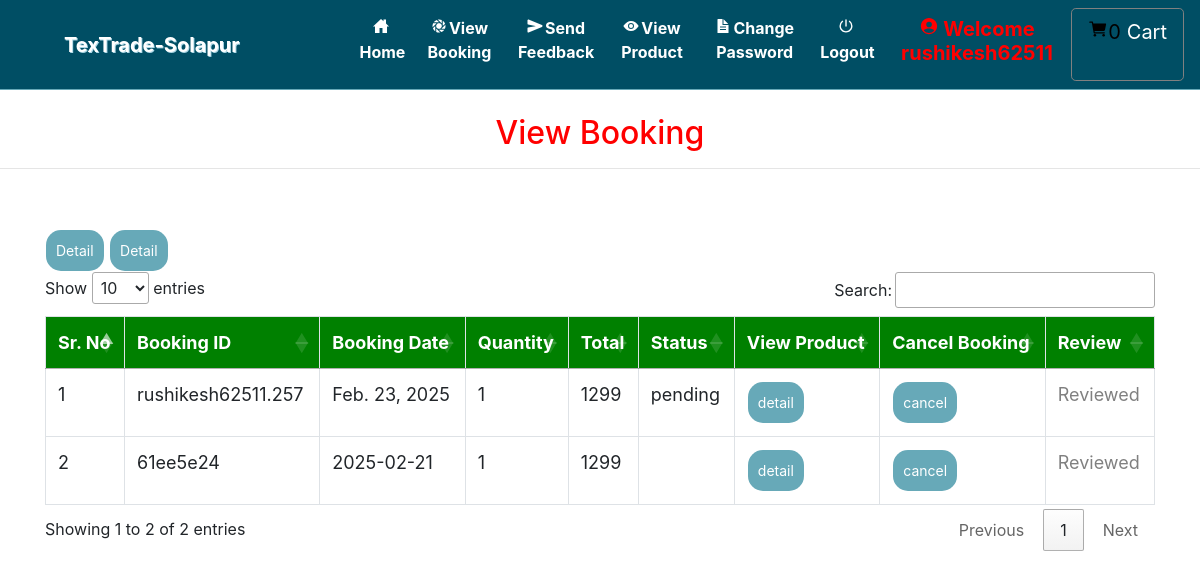
The app's page /view_booking (signed in), older data.
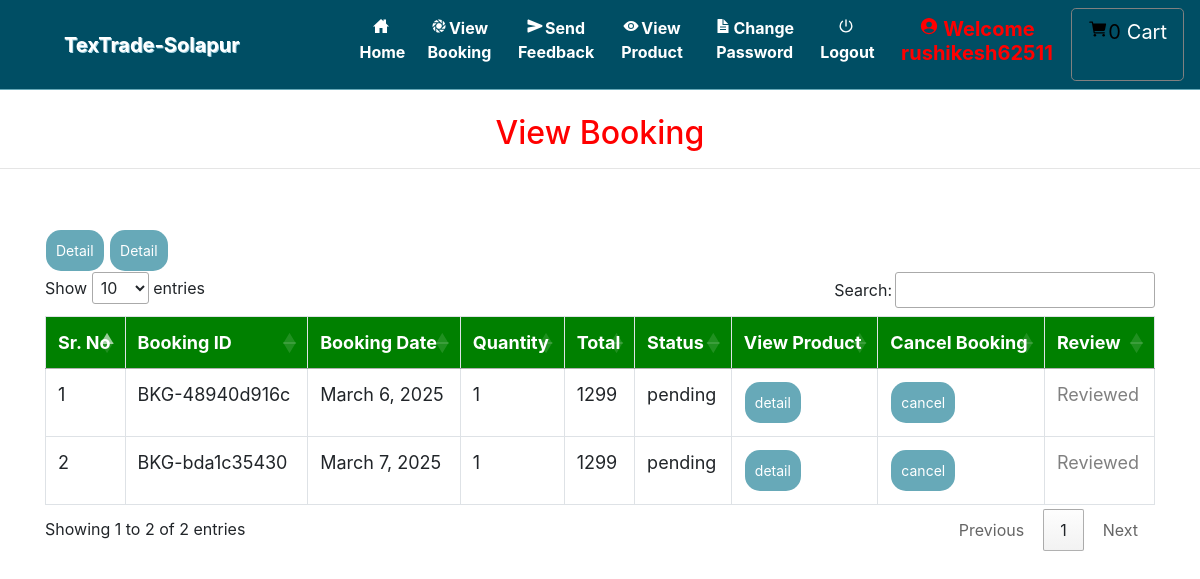
The same page, newer data.
### grocery/models.py (models this page shows, shortened)
class Booking(models.Model):
    status = models.ForeignKey(Status, on_delete=models.CASCADE, null=True)
    profile = models.ForeignKey(Profile, on_delete=models.CASCADE, null=True)
    booking_id = models.CharField(max_length=200, unique=True, blank=True)
    quantity = models.IntegerField(null=True)
    book_date = models.CharField(max_length=30, null=True)
    total = models.IntegerField(null=True)
    payment = models.ForeignKey(Payment, on_delete=models.SET_NULL, null=True, blank=True)
    products = models.ManyToManyField(Product)  # ✅ Store ordered products

class Status(models.Model):
    name = models.CharField(max_length=20, null=True)

### grocery/views.py (the view)
# urls.py: path('view_booking', View_Booking, name='view_booking'),
def View_Booking(request):
    if not request.user.is_authenticated:
        return redirect('login')
    user = User.objects.get(id=request.user.id)
    profile = Profile.objects.get(user=user)
    cart = Cart.objects.filter(profile=profile)
    book = Booking.objects.filter(profile=profile)
    num1=0
    for i in cart:
        num1 += 1
    d = {'book': book,'num1':num1}
    return render(request, 'view_booking.html', d)

### grocery/templates/view_booking.html (shortened to what this page needs)
{% extends 'navigation.html' %}
{% block body %}
<center><h2 style="color:red;margin-top:2%">View Booking</h2></center><hr>
 <div class="container">
<table class="table table-bordered" id="myTable">
  <thead>
  <tr>
    <th>Sr. No</th>
    <th>Booking ID</th>
    <th>Booking Date</th>
    <th>Quantity</th>
    <th>Total</th>
    <th>Status</th>
    <th>View Product</th>
    <th>Cancel Booking</th>
    <th>Review</th>
  </tr>
  </thead>
   <tbody>
{% for i in book %}
  <tr>
      <td>{{ forloop.counter }}</td>
      <td>{{ i.booking_id }}</td>
      <td>{{ i.book_date }}</td>
      <td>{{ i.quantity }}</td>
      <td>{{ i.total }}</td>
      <td>{{ i.status.name }}</td>
      <a href="{% url 'booking_detail' i.booking_id i.id %}">
        <button class="button button1">Detail</button>
    </a>
      <td><a href="{% url 'booking_detail' i.booking_id i.id %}"><button class="button button1">detail</button></a></td>
      <td><a href="{% url 'delete_booking' i.booking_id i.id %}" onclick="return confirm('Are you sure?')">
          <button class="button button1" id="#delete">cancel</button></a></td>
      <td>
          {% if i.status.name == "Completed" and not i.reviews.exists %}
              <a href="{% url 'add_review' i.id %}">
                  <button class="button button1">Review</button>
              </a>
          {% else %}
              <span style="color: gray;">Reviewed</span>
          {% endif %}
      </td>
  </tr>
   {% endfor %}
    </tbody>
</table>
 </div>
{% endblock %}

Row changes from the older to the newer data that the page shows:
removed Booking: booking_id "rushikesh62511.257", book_date "Feb. 23, 2025", quantity "1", total "1299", status.name "pending", shows "Reviewed"
removed Booking: booking_id "61ee5e24", book_date "2025-02-21", quantity "1", total "1299", shows "Reviewed"
added Booking: booking_id "BKG-48940d916c", book_date "March 6, 2025", quantity "1", total "1299", status.name "pending", shows "Reviewed"
added Booking: booking_id "BKG-bda1c35430", book_date "March 7, 2025", quantity "1", total "1299", status.name "pending", shows "Reviewed"
